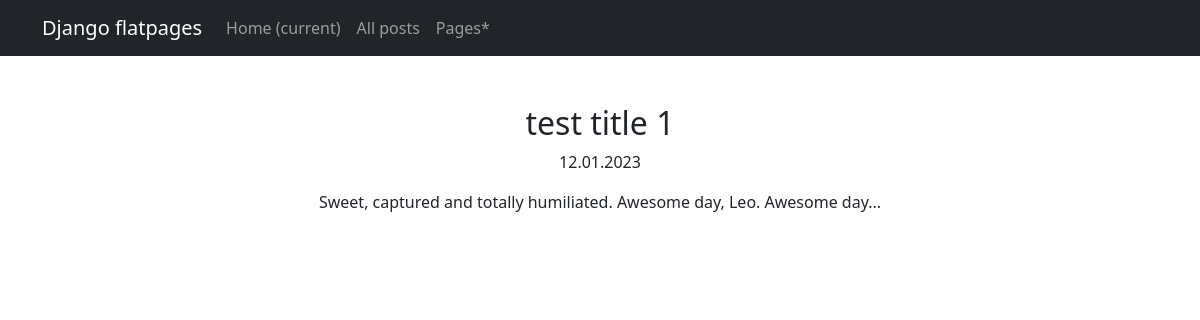
Page /news/1 on the earlier database version.
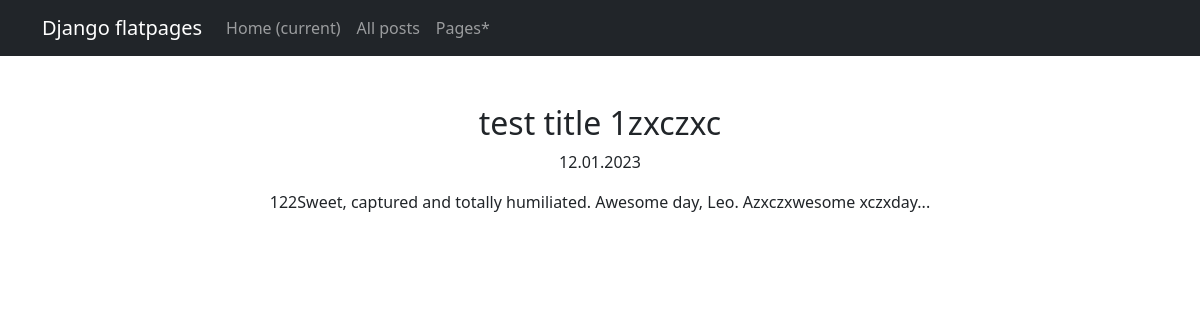
Same page on the later database version.
### NewsSJ/models.py (models this page shows, shortened)
class Post(models.Model):
    ARTICLE = 'AR'
    NEWS = 'NW'
    PUBLICATION_TYPE = (
        (ARTICLE, 'Статья'),
        (NEWS, 'Новость'),
    )
    publication_type = models.CharField(max_length=2, choices=PUBLICATION_TYPE)
    post_title = models.CharField('Post name', max_length=256)
    time_in = models.DateTimeField('Post date', auto_now_add=True)
    category = models.ManyToManyField("Category", through='PostCategory')
    post_text = models.TextField('Post text')
    rating = models.SmallIntegerField('Post rating', default=0)
    author = models.ForeignKey(Author, on_delete=models.CASCADE)
    def norm_date(self):
        return self.time_in.strftime('%d.%m.%Y')

### NewsSJ/views.py (the view)
# urls.py: path('news/<int:pk>', PostDetail.as_view(), name='posts_detail'),
class PostDetail(DetailView):
    model = Post
    template_name = 'new.html'
    context_object_name = 'new'

### NewsSJ/templatetags/custom_filters.py (called while the page is built)
@register.filter()
def censor(value):
    value_split = value.split()
    i = -1
    for j in value_split:
        i += 1
        if j in words:
            j = j.replace(j, '***')
            value_split[i] = j
    return f'{" ".join(value_split)}'

### templates/new.html (shortened to what this page needs)
{% extends 'flatpages/default.html' %}
{% load custom_filters %}
{% block content %}
<h2>{{ new.post_title|censor }}</h2>
<p>{{ new.norm_date }}</p>
<blockquote>
<p>{{ new.post_text|censor }}</p>
</blockquote>
{% endblock content %}

Differences in the rows shown:
changed Post: post_title|censor "test title 1" → "test title 1zxczxc"; post_text|censor "Sweet, captured and totally humiliated. Awesome day, Leo. Awesome day..." → "122Sweet, captured and totally humiliated. Awesome day, Leo. Azxczxwesome xczxday..."
